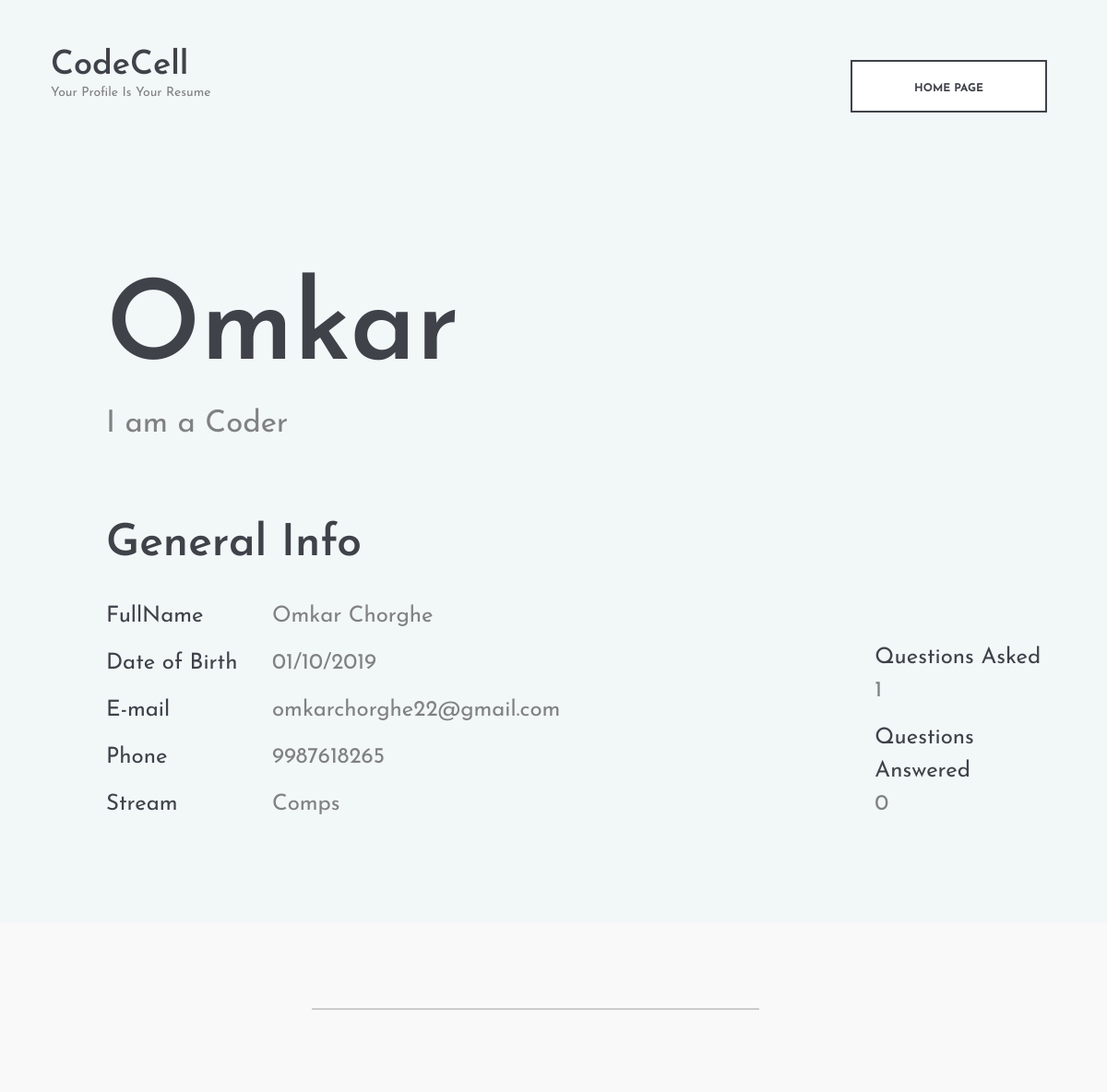
Page /Omkar/ on the earlier database version.
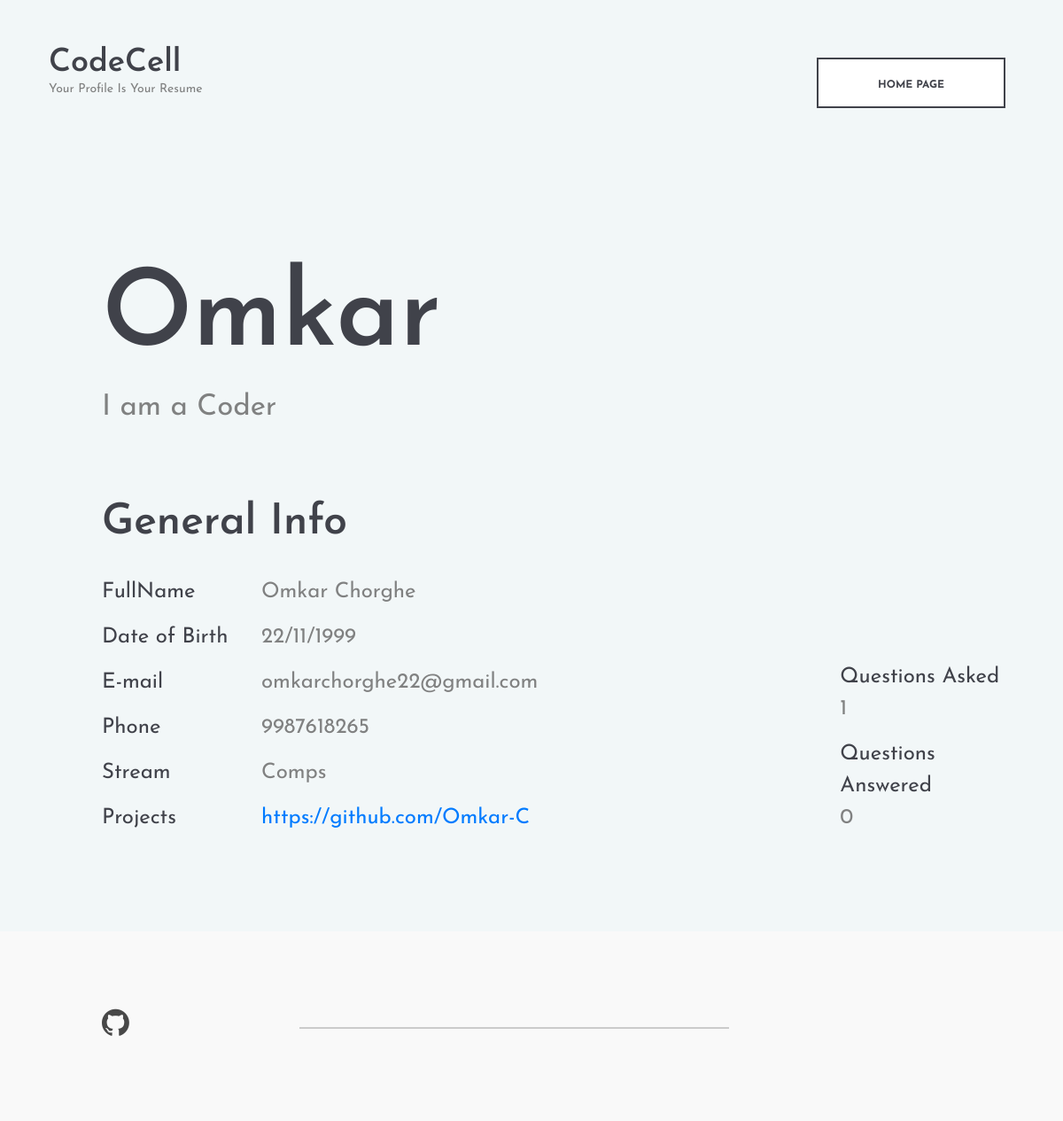
Same page on the later database version.
### Accounts/models.py (models this page shows, shortened)
class Student(models.Model):
    user=models.OneToOneField(User,on_delete=models.CASCADE)
    stream=models.CharField(max_length=10, default='Computer')
    description = models.CharField(max_length=100, blank = True)
    birthdate = models.CharField(max_length = 50, blank = True)
    gender = models.CharField(max_length = 50, choices = (("Male","Male"),("Female","Female")))
    phone = models.IntegerField( blank = True, null = True)
    githublink = models.CharField(max_length = 70, blank = True, default = "")
    facebooklink = models.CharField(max_length = 70, blank = True, default = "")
    instagramlink = models.CharField(max_length = 70, blank = True, default = "")
    linkedinlink = models.CharField(max_length = 70, blank = True, default = "")
    achname1 = models.CharField(max_length = 70, blank = True, default = "")
    ach1 = models.CharField(max_length = 100, blank = True, default = "")
    achname2 = models.CharField(max_length = 70, blank = True, default = "")
    ach2 = models.CharField(max_length = 100, blank = True, default = "")
    achname3 = models.CharField(max_length = 70, blank = True, default = "")
    ach3 = models.CharField(max_length = 100, blank = True, default = "")
    achname4 = models.CharField(max_length = 70, blank = True, default = "")
    ach4 = models.CharField(max_length = 100, blank = True, default = "")
    class Meta:
        verbose_name="Student"
        verbose_name_plural="Students"

### Accounts/views.py (the view)
# urls.py: re_path(r'^(?P<username>[\w|W-]+)/$', views.User_profile.as_view() , name = "user_profile"),
class User_profile(View):
    template_name = "Accounts/profile.html"
    def get(self, request, *args, **kwargs):
        user = get_object_or_404(User, username = kwargs['username'])
        student = get_object_or_404(Student, user = user)
        can_edit = False
        if request.user.is_authenticated and request.user == user:
            can_edit = True
        return render(request, self.template_name, {"user":user,"student":student,"can_edit":can_edit})

### Accounts/models.py (called while the page is built)
def doubts_asked(self):
    return Forum_question.objects.all().filter(user = self).count()

def doubts_solved(self):
    return Forum_answer.objects.all().filter(user = self).count()

### Accounts/templates/Accounts/profile.html (shortened to what this page needs)
{% load static %}
<!DOCTYPE html>
<html lang="en">
<head>
	<link rel="stylesheet" href="{% static 'Accounts/profile/css/bootstrap.min.css' %}"/>
	<link rel="stylesheet" href="{% static 'Accounts/profile/css/font-awesome.min.css' %}"/>
	<link rel="stylesheet" href="{% static 'Accounts/profile/css/flaticon.css' %}"/>
	<link rel="stylesheet" href="{% static 'Accounts/profile/css/style.css' %}"/>
</head>
<body>
	<header class="header-section">
		<div class="container-fluid">
			<div class="row">
				<div class="col-md-4">
					<div class="site-logo">
						<h2><a href="{% url 'home' %}">CodeCell</a></h2>
						<p>Your Profile Is Your Resume</p>
					</div>
				</div>
				<div class="col-md-8 text-md-right header-buttons">
					<a href="{% url 'home' %}" class="site-btn">Home Page</a>
				</div>
			</div>
		</div>
	</header>
	<section class="hero-section spad">
		<div class="container-fluid">
			<div class="row">
				<div class="col-xl-10 offset-xl-1">
					<div class="row">
						<div class="col-lg-10">
							<div class="hero-text">
								<h2>{{user.username}}</h2>
								<p>{{ student.description }}</p>
							</div>
							<div class="hero-info">
								<h2>General Info</h2>
								<ul>
									<li><span>FullName</span>{{ user.first_name}} {{ user.last_name }}</li>
									<li><span>Date of Birth</span>{{ student.birthdate }}</li>
									<li><span>E-mail</span>{{ user.email}}</li>
									<li><span>Phone </span>{{ student.phone }}</li>
									<li><span>Stream</span>{{ student.stream }}</li>
									{% if student.achname1 %}<li><span>{{ student.achname1 }}</span><a href="{{ student.ach1}}">{{ student.ach1}}</a></li>{% endif %}
								</ul>
							</div>
						</div>
						<div class="col-lg-2 mt-auto">
							<div class="hero-info">
								<ul>
									<li><span>Questions Asked</span>{{user.doubts_asked}}</li>
									<li><span>Questions Answered</span>{{ user.doubts_solved}}</li>
								</ul>
							</div>
						</div>
					</div>
				</div>
			</div>
		</div>
	</section>
	<div class="social-section">
		<div class="container-fluid">
			<div class="row">
				<div class="col-xl-10 offset-xl-1">
					<div class="social-link-warp">
						<div class="social-links">
							{% if student.githublink %}<a href="{{ student.githublink }}"><i class="fa fa-github"></i></a>{% endif %}
						</div>
					</div>
				</div>
			</div>
		</div>
	</div>
</body>
</html>

### Accounts/static/Accounts/profile/css/style.css (style rules this page uses)
html, body { height: 100%; font-family: 'Josefin Sans', sans-serif; }
h1, h2, h3, h4, h5, h6 { color: #40424a; margin: 0; font-weight: 600; font-family: 'Josefin Sans', sans-serif; }
h2 { font-size: 48px; }
p { font-size: 18px; color: #808181; line-height: 1.8; }
ul, ol { padding: 0; margin: 0; }
.spad { padding-top: 125px; padding-bottom: 110px; }
.site-btn { display: inline-block; text-transform: uppercase; font-size: 12px; min-width: 213px; min-height: 20px; text-align: center; padding: 20px 10px 15px; position: relative; background-color: #fff; margin-right: 10px; border: 2px solid #40424a; color: #40424a; font-weight: 700; }
.social-links a { -webkit-transition: all 0.3s; -o-transition: all 0.3s; transition: all 0.3s; }
.header-section { padding: 50px 40px; background: #f2f7f8; }
.site-logo h2 { font-size: 36px; }
.site-logo h2 a { color: #40424a; }
.site-logo p { font-size: 14px; line-height: normal; }
.header-buttons a { margin-top: 15px; }
.hero-section { background: #f2f7f8; }
.hero-text { margin-bottom: 80px; }
.hero-text h2 { font-size: 170px; line-height: normal; margin-bottom: 20px; }
.hero-text p { font-size: 33px; line-height: 1.3; }
.hero-info h2 { margin-bottom: 30px; }
.hero-info ul { list-style: none; }
.hero-info ul li { font-size: 24px; color: #808181; margin-bottom: 15px; }
.hero-info ul li span { color: #40424a; display: inline-block; min-width: 220px; }
.hero-info ul li:last-child { margin-bottom: 0; }
.social-section { background: #f9f9f9; padding: 80px 0; }
.social-section .social-links { display: inline-block; background: #f9f9f9; position: relative; z-index: 5; }
.social-section .social-links a { color: #484848; font-size: 36px; margin-right: 40px; }
.social-section .social-link-warp { position: relative; }
.social-section .social-link-warp:after { position: absolute; content: ''; width: 50%; height: 2px; left: 23%; top: 50%; margin-top: 1px; background: #cbcbcb; }
@media only screen and (max-width: 1600px) { .hero-text h2 { font-size: 120px; } }
@media only screen and (max-width: 1366px) and (min-width: 1200px) { .hero-info ul li span { min-width: 180px; } }

Differences in the rows shown:
changed Student "I am a Coder": birthdate "01/10/2019" → "22/11/1999"; achname1 (not shown) → "Projects"; ach1 (not shown) → "https://github.com/Omkar-C"
